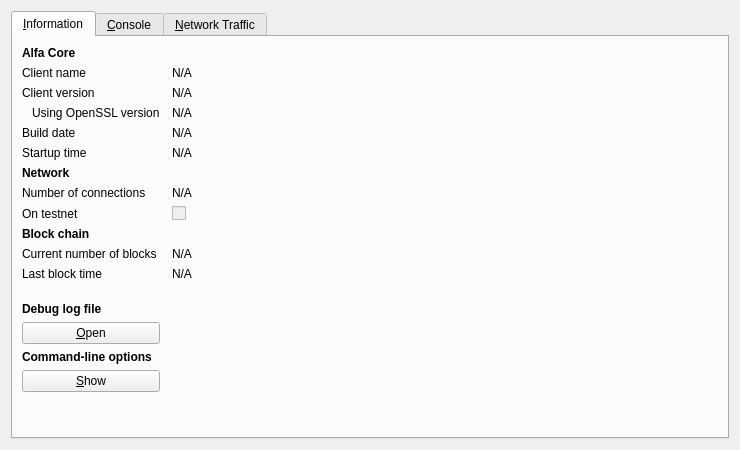
<?xml version="1.0" encoding="UTF-8"?>
<ui version="4.0">
 <class>RPCConsole</class>
 <widget class="QDialog" name="RPCConsole">
  <property name="geometry">
   <rect>
    <x>0</x>
    <y>0</y>
    <width>740</width>
    <height>450</height>
   </rect>
  </property>
  <property name="windowTitle">
   <string>Alfa - Debug window</string>
  </property>
  <layout class="QVBoxLayout" name="verticalLayout_2">
   <item>
    <widget class="QTabWidget" name="tabWidget">
     <property name="currentIndex">
      <number>0</number>
     </property>
     <widget class="QWidget" name="tab_info">
      <attribute name="title">
       <string>&amp;Information</string>
      </attribute>
      <layout class="QGridLayout" name="gridLayout" columnstretch="0,1">
       <property name="horizontalSpacing">
        <number>12</number>
       </property>
       <item row="0" column="0">
        <widget class="QLabel" name="label_9">
         <property name="font">
          <font>
           <weight>75</weight>
           <bold>true</bold>
          </font>
         </property>
         <property name="text">
          <string>Alfa Core</string>
         </property>
        </widget>
       </item>
       <item row="1" column="0">
        <widget class="QLabel" name="label_5">
         <property name="text">
          <string>Client name</string>
         </property>
        </widget>
       </item>
       <item row="1" column="1">
        <widget class="QLabel" name="clientName">
         <property name="cursor">
          <cursorShape>IBeamCursor</cursorShape>
         </property>
         <property name="text">
          <string>N/A</string>
         </property>
         <property name="textFormat">
          <enum>Qt::PlainText</enum>
         </property>
         <property name="textInteractionFlags">
          <set>Qt::LinksAccessibleByMouse|Qt::TextSelectableByKeyboard|Qt::TextSelectableByMouse</set>
         </property>
        </widget>
       </item>
       <item row="2" column="0">
        <widget class="QLabel" name="label_6">
         <property name="text">
          <string>Client version</string>
         </property>
        </widget>
       </item>
       <item row="2" column="1">
        <widget class="QLabel" name="clientVersion">
         <property name="cursor">
          <cursorShape>IBeamCursor</cursorShape>
         </property>
         <property name="text">
          <string>N/A</string>
         </property>
         <property name="textFormat">
          <enum>Qt::PlainText</enum>
         </property>
         <property name="textInteractionFlags">
          <set>Qt::LinksAccessibleByMouse|Qt::TextSelectableByKeyboard|Qt::TextSelectableByMouse</set>
         </property>
        </widget>
       </item>
       <item row="3" column="0">
        <widget class="QLabel" name="label_14">
         <property name="text">
          <string>Using OpenSSL version</string>
         </property>
         <property name="indent">
          <number>10</number>
         </property>
        </widget>
       </item>
       <item row="3" column="1">
        <widget class="QLabel" name="openSSLVersion">
         <property name="cursor">
          <cursorShape>IBeamCursor</cursorShape>
         </property>
         <property name="text">
          <string>N/A</string>
         </property>
         <property name="textFormat">
          <enum>Qt::PlainText</enum>
         </property>
         <property name="textInteractionFlags">
          <set>Qt::LinksAccessibleByMouse|Qt::TextSelectableByKeyboard|Qt::TextSelectableByMouse</set>
         </property>
        </widget>
       </item>
       <item row="4" column="0">
        <widget class="QLabel" name="label_12">
         <property name="text">
          <string>Build date</string>
         </property>
        </widget>
       </item>
       <item row="4" column="1">
        <widget class="QLabel" name="buildDate">
         <property name="cursor">
          <cursorShape>IBeamCursor</cursorShape>
         </property>
         <property name="text">
          <string>N/A</string>
         </property>
         <property name="textFormat">
          <enum>Qt::PlainText</enum>
         </property>
         <property name="textInteractionFlags">
          <set>Qt::LinksAccessibleByMouse|Qt::TextSelectableByKeyboard|Qt::TextSelectableByMouse</set>
         </property>
        </widget>
       </item>
       <item row="5" column="0">
        <widget class="QLabel" name="label_13">
         <property name="text">
          <string>Startup time</string>
         </property>
        </widget>
       </item>
       <item row="5" column="1">
        <widget class="QLabel" name="startupTime">
         <property name="cursor">
          <cursorShape>IBeamCursor</cursorShape>
         </property>
         <property name="text">
          <string>N/A</string>
         </property>
         <property name="textFormat">
          <enum>Qt::PlainText</enum>
         </property>
         <property name="textInteractionFlags">
          <set>Qt::LinksAccessibleByMouse|Qt::TextSelectableByKeyboard|Qt::TextSelectableByMouse</set>
         </property>
        </widget>
       </item>
       <item row="6" column="0">
        <widget class="QLabel" name="label_11">
         <property name="font">
          <font>
           <weight>75</weight>
           <bold>true</bold>
          </font>
         </property>
         <property name="text">
          <string>Network</string>
         </property>
        </widget>
       </item>
       <item row="7" column="0">
        <widget class="QLabel" name="label_7">
         <property name="text">
          <string>Number of connections</string>
         </property>
        </widget>
       </item>
       <item row="7" column="1">
        <widget class="QLabel" name="numberOfConnections">
         <property name="cursor">
          <cursorShape>IBeamCursor</cursorShape>
         </property>
         <property name="text">
          <string>N/A</string>
         </property>
         <property name="textFormat">
          <enum>Qt::PlainText</enum>
         </property>
         <property name="textInteractionFlags">
          <set>Qt::LinksAccessibleByMouse|Qt::TextSelectableByKeyboard|Qt::TextSelectableByMouse</set>
         </property>
        </widget>
       </item>
       <item row="8" column="0">
        <widget class="QLabel" name="label_8">
         <property name="text">
          <string>On testnet</string>
         </property>
        </widget>
       </item>
       <item row="8" column="1">
        <widget class="QCheckBox" name="isTestNet">
         <property name="enabled">
          <bool>false</bool>
         </property>
         <property name="text">
          <string/>
         </property>
        </widget>
       </item>
       <item row="9" column="0">
        <widget class="QLabel" name="label_10">
         <property name="font">
          <font>
           <weight>75</weight>
           <bold>true</bold>
          </font>
         </property>
         <property name="text">
          <string>Block chain</string>
         </property>
        </widget>
       </item>
       <item row="10" column="0">
        <widget class="QLabel" name="label_3">
         <property name="text">
          <string>Current number of blocks</string>
         </property>
        </widget>
       </item>
       <item row="10" column="1">
        <widget class="QLabel" name="numberOfBlocks">
         <property name="cursor">
          <cursorShape>IBeamCursor</cursorShape>
         </property>
         <property name="text">
          <string>N/A</string>
         </property>
         <property name="textFormat">
          <enum>Qt::PlainText</enum>
         </property>
         <property name="textInteractionFlags">
          <set>Qt::LinksAccessibleByMouse|Qt::TextSelectableByKeyboard|Qt::TextSelectableByMouse</set>
         </property>
        </widget>
       </item>
       <item row="11" column="0">
        <widget class="QLabel" name="label_2">
         <property name="text">
          <string>Last block time</string>
         </property>
        </widget>
       </item>
       <item row="11" column="1">
        <widget class="QLabel" name="lastBlockTime">
         <property name="cursor">
          <cursorShape>IBeamCursor</cursorShape>
         </property>
         <property name="text">
          <string>N/A</string>
         </property>
         <property name="textFormat">
          <enum>Qt::PlainText</enum>
         </property>
         <property name="textInteractionFlags">
          <set>Qt::LinksAccessibleByMouse|Qt::TextSelectableByKeyboard|Qt::TextSelectableByMouse</set>
         </property>
        </widget>
       </item>
       <item row="12" column="0">
        <spacer name="verticalSpacer_2">
         <property name="orientation">
          <enum>Qt::Vertical</enum>
         </property>
         <property name="sizeHint" stdset="0">
          <size>
           <width>20</width>
           <height>20</height>
          </size>
         </property>
        </spacer>
       </item>
       <item row="13" column="0">
        <widget class="QLabel" name="labelDebugLogfile">
         <property name="font">
          <font>
           <weight>75</weight>
           <bold>true</bold>
          </font>
         </property>
         <property name="text">
          <string>Debug log file</string>
         </property>
        </widget>
       </item>
       <item row="14" column="0">
        <widget class="QPushButton" name="openDebugLogfileButton">
         <property name="toolTip">
          <string>Open the Alfa debug log file from the current data directory. This can take a few seconds for large log files.</string>
         </property>
         <property name="text">
          <string>&amp;Open</string>
         </property>
         <property name="autoDefault">
          <bool>false</bool>
         </property>
        </widget>
       </item>
       <item row="15" column="0">
        <widget class="QLabel" name="labelCLOptions">
         <property name="font">
          <font>
           <weight>75</weight>
           <bold>true</bold>
          </font>
         </property>
         <property name="text">
          <string>Command-line options</string>
         </property>
        </widget>
       </item>
       <item row="16" column="0">
        <widget class="QPushButton" name="showCLOptionsButton">
         <property name="toolTip">
          <string>Show the Alfa-Qt help message to get a list with possible Alfa command-line options.</string>
         </property>
         <property name="text">
          <string>&amp;Show</string>
         </property>
         <property name="autoDefault">
          <bool>false</bool>
         </property>
        </widget>
       </item>
       <item row="17" column="0">
        <spacer name="verticalSpacer">
         <property name="orientation">
          <enum>Qt::Vertical</enum>
         </property>
         <property name="sizeHint" stdset="0">
          <size>
           <width>20</width>
           <height>40</height>
          </size>
         </property>
        </spacer>
       </item>
      </layout>
     </widget>
     <widget class="QWidget" name="tab_console">
      <attribute name="title">
       <string>&amp;Console</string>
      </attribute>
      <layout class="QVBoxLayout" name="verticalLayout_3">
       <property name="spacing">
        <number>3</number>
       </property>
       <item>
        <widget class="QTextEdit" name="messagesWidget">
         <property name="minimumSize">
          <size>
           <width>0</width>
           <height>100</height>
          </size>
         </property>
         <property name="readOnly">
          <bool>true</bool>
         </property>
         <property name="tabKeyNavigation" stdset="0">
          <bool>false</bool>
         </property>
         <property name="columnCount" stdset="0">
          <number>2</number>
         </property>
        </widget>
       </item>
       <item>
        <layout class="QHBoxLayout" name="horizontalLayout">
         <property name="spacing">
          <number>3</number>
         </property>
         <item>
          <widget class="QLabel" name="label">
           <property name="text">
            <string notr="true">&gt;</string>
           </property>
          </widget>
         </item>
         <item>
          <widget class="QLineEdit" name="lineEdit"/>
         </item>
         <item>
          <widget class="QPushButton" name="clearButton">
           <property name="maximumSize">
            <size>
             <width>24</width>
             <height>24</height>
            </size>
           </property>
           <property name="toolTip">
            <string>Clear console</string>
           </property>
           <property name="text">
            <string/>
           </property>
           <property name="icon">
            <iconset resource="../bitcoin.qrc">
             <normaloff>:/icons/remove</normaloff>:/icons/remove</iconset>
           </property>
           <property name="shortcut">
            <string notr="true">Ctrl+L</string>
           </property>
           <property name="autoDefault">
            <bool>false</bool>
           </property>
          </widget>
         </item>
        </layout>
       </item>
      </layout>
     </widget>
     <widget class="QWidget" name="tab">
      <attribute name="title">
       <string>&amp;Network Traffic</string>
      </attribute>
      <layout class="QHBoxLayout" name="horizontalLayout_3">
       <item>
        <layout class="QVBoxLayout" name="verticalLayout_4">
         <item>
          <widget class="TrafficGraphWidget" name="trafficGraph" native="true">
           <property name="sizePolicy">
            <sizepolicy hsizetype="Expanding" vsizetype="Expanding">
             <horstretch>0</horstretch>
             <verstretch>0</verstretch>
            </sizepolicy>
           </property>
          </widget>
         </item>
         <item>
          <layout class="QHBoxLayout" name="horizontalLayout_2">
           <item>
            <widget class="QSlider" name="sldGraphRange">
             <property name="minimum">
              <number>1</number>
             </property>
             <property name="maximum">
              <number>288</number>
             </property>
             <property name="pageStep">
              <number>12</number>
             </property>
             <property name="value">
              <number>6</number>
             </property>
             <property name="orientation">
              <enum>Qt::Horizontal</enum>
             </property>
            </widget>
           </item>
           <item>
            <widget class="QLabel" name="lblGraphRange">
             <property name="minimumSize">
              <size>
               <width>100</width>
               <height>0</height>
              </size>
             </property>
             <property name="alignment">
              <set>Qt::AlignCenter</set>
             </property>
            </widget>
           </item>
           <item>
            <widget class="QPushButton" name="btnClearTrafficGraph">
             <property name="text">
              <string>&amp;Clear</string>
             </property>
            </widget>
           </item>
          </layout>
         </item>
        </layout>
       </item>
       <item>
        <layout class="QVBoxLayout" name="verticalLayout">
         <item>
          <widget class="QGroupBox" name="groupBox">
           <property name="title">
            <string>Totals</string>
           </property>
           <layout class="QVBoxLayout" name="verticalLayout_5">
            <item>
             <layout class="QHBoxLayout" name="horizontalLayout_4">
              <item>
               <widget class="Line" name="line">
                <property name="sizePolicy">
                 <sizepolicy hsizetype="Fixed" vsizetype="Fixed">
                  <horstretch>0</horstretch>
                  <verstretch>0</verstretch>
                 </sizepolicy>
                </property>
                <property name="minimumSize">
                 <size>
                  <width>10</width>
                  <height>0</height>
                 </size>
                </property>
                <property name="palette">
                 <palette>
                  <active>
                   <colorrole role="Light">
                    <brush brushstyle="SolidPattern">
                     <color alpha="255">
                      <red>0</red>
                      <green>255</green>
                      <blue>0</blue>
                     </color>
                    </brush>
                   </colorrole>
                  </active>
                  <inactive>
                   <colorrole role="Light">
                    <brush brushstyle="SolidPattern">
                     <color alpha="255">
                      <red>0</red>
                      <green>255</green>
                      <blue>0</blue>
                     </color>
                    </brush>
                   </colorrole>
                  </inactive>
                  <disabled>
                   <colorrole role="Light">
                    <brush brushstyle="SolidPattern">
                     <color alpha="255">
                      <red>0</red>
                      <green>255</green>
                      <blue>0</blue>
                     </color>
                    </brush>
                   </colorrole>
                  </disabled>
                 </palette>
                </property>
                <property name="orientation">
                 <enum>Qt::Horizontal</enum>
                </property>
               </widget>
              </item>
              <item>
               <widget class="QLabel" name="label_16">
                <property name="text">
                 <string>In:</string>
                </property>
               </widget>
              </item>
              <item>
               <widget class="QLabel" name="lblBytesIn">
                <property name="minimumSize">
                 <size>
                  <width>50</width>
                  <height>0</height>
                 </size>
                </property>
                <property name="alignment">
                 <set>Qt::AlignRight|Qt::AlignTrailing|Qt::AlignVCenter</set>
                </property>
               </widget>
              </item>
             </layout>
            </item>
            <item>
             <layout class="QHBoxLayout" name="horizontalLayout_5">
              <item>
               <widget class="Line" name="line_2">
                <property name="sizePolicy">
                 <sizepolicy hsizetype="Fixed" vsizetype="Fixed">
                  <horstretch>0</horstretch>
                  <verstretch>0</verstretch>
                 </sizepolicy>
                </property>
                <property name="minimumSize">
                 <size>
                  <width>10</width>
                  <height>0</height>
                 </size>
                </property>
                <property name="palette">
                 <palette>
                  <active>
                   <colorrole role="Light">
                    <brush brushstyle="SolidPattern">
                     <color alpha="255">
                      <red>255</red>
                      <green>0</green>
                      <blue>0</blue>
                     </color>
                    </brush>
                   </colorrole>
                  </active>
                  <inactive>
                   <colorrole role="Light">
                    <brush brushstyle="SolidPattern">
                     <color alpha="255">
                      <red>255</red>
                      <green>0</green>
                      <blue>0</blue>
                     </color>
                    </brush>
                   </colorrole>
                  </inactive>
                  <disabled>
                   <colorrole role="Light">
                    <brush brushstyle="SolidPattern">
                     <color alpha="255">
                      <red>255</red>
                      <green>0</green>
                      <blue>0</blue>
                     </color>
                    </brush>
                   </colorrole>
                  </disabled>
                 </palette>
                </property>
                <property name="orientation">
                 <enum>Qt::Horizontal</enum>
                </property>
               </widget>
              </item>
              <item>
               <widget class="QLabel" name="label_17">
                <property name="text">
                 <string>Out:</string>
                </property>
               </widget>
              </item>
              <item>
               <widget class="QLabel" name="lblBytesOut">
                <property name="minimumSize">
                 <size>
                  <width>50</width>
                  <height>0</height>
                 </size>
                </property>
                <property name="alignment">
                 <set>Qt::AlignRight|Qt::AlignTrailing|Qt::AlignVCenter</set>
                </property>
               </widget>
              </item>
             </layout>
            </item>
            <item>
             <spacer name="verticalSpacer_4">
              <property name="orientation">
               <enum>Qt::Vertical</enum>
              </property>
              <property name="sizeHint" stdset="0">
               <size>
                <width>20</width>
                <height>407</height>
               </size>
              </property>
             </spacer>
            </item>
           </layout>
          </widget>
         </item>
        </layout>
       </item>
      </layout>
     </widget>
    </widget>
   </item>
  </layout>
 </widget>
 <customwidgets>
  <customwidget>
   <class>TrafficGraphWidget</class>
   <extends>QWidget</extends>
   <header>trafficgraphwidget.h</header>
   <container>1</container>
   <slots>
    <slot>clear()</slot>
   </slots>
  </customwidget>
 </customwidgets>
 <resources>
  <include location="../bitcoin.qrc"/>
 </resources>
 <connections/>
</ui>
